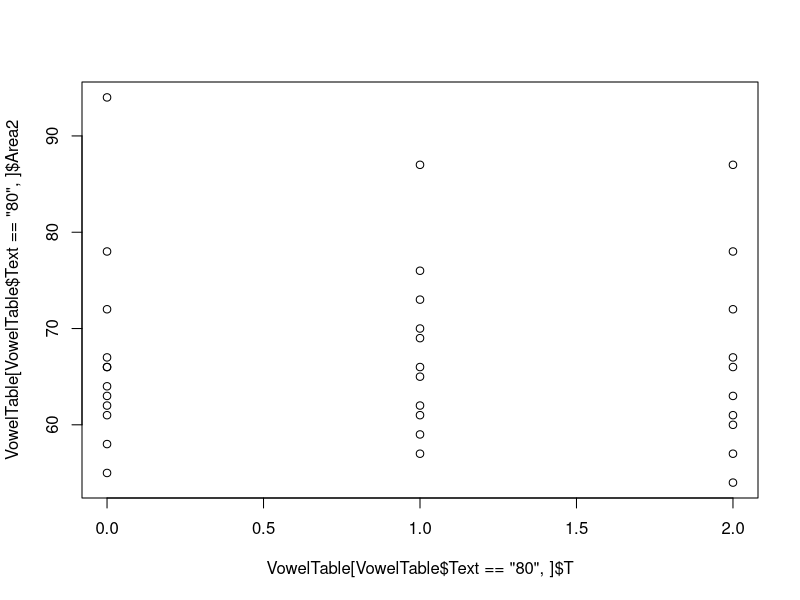
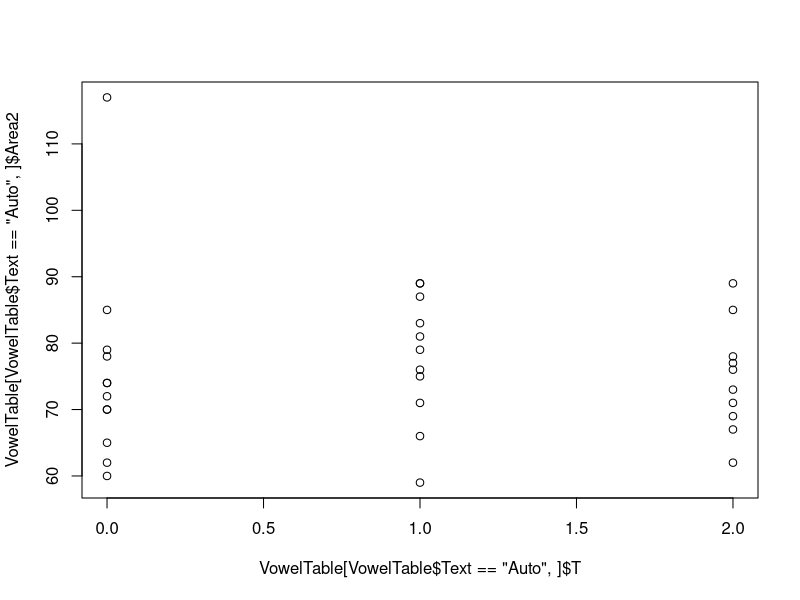

The R script that drew these images, in order: (Note: this script raises an error after producing the figures.)
# R
#
VowelTable <- read.table("area.tsv", header = TRUE, sep = "\t", na.strings = "-");
AverageVowels <- aggregate(cbind(Area1, Area2, N, i.dist, u.dist, a.dist, Duration, Intensity)~Speaker+Sex+Text+T, data=VowelTable, mean);
SdevVowels <- aggregate(cbind(Area1, Area2, N, i.dist, u.dist, a.dist, Duration, Intensity)~Speaker+Sex+Text+T, data=VowelTable, sd);

print("80 + Auto + Woorden")
analysisVowelVF<-lm(Area2 ~ Speaker+T+Text+Speaker*T+T*Text+Speaker*Text+Speaker*T*Text, data=VowelTable)
print(anova(analysisVowelVF))
print(summary.lm(analysisVowelVF))

print("80")
analysisVowelV<-lm(Area2 ~ Speaker+T+Speaker*T, data=VowelTable, subset=VowelTable$Text=="80")
print(anova(analysisVowelV))
print(summary.lm(analysisVowelV))

print("Auto")
analysisVowelF<-lm(Area2 ~ Speaker+T+Speaker*T, data=VowelTable, subset=VowelTable$Text=="Auto")
print(anova(analysisVowelF))
print(summary.lm(analysisVowelF))

print("Woorden")
analysisVowelF<-lm(Area2 ~ Speaker+T+Speaker*T, data=VowelTable, subset=VowelTable$Text=="Auto")
print(anova(analysisVowelF))
print(summary.lm(analysisVowelF))

# Box plot of averages by style
plot(VowelTable[VowelTable$Text=="80",]$T, VowelTable[VowelTable$Text=="80",]$Area2)
plot(VowelTable[VowelTable$Text=="Auto",]$T, VowelTable[VowelTable$Text=="Auto",]$Area2)
plot(VowelTable[VowelTable$Text=="woorden",]$T, VowelTable[VowelTable$Text=="Woorden",]$Area2)

plot(AverageVowels[AverageVowels$Text=="80",]$T, AverageVowels[AverageVowels$Text=="80",]$Area2)
plot(AverageVowels[AverageVowels$Text=="Auto",]$T, AverageVowels[AverageVowels$Text=="Auto",]$Area2)
plot(AverageVowels[AverageVowels$Text=="Woorden",]$T, AverageVowels[AverageVowels$Text=="Woorden",]$Area2)

plot(VowelTable$T, VowelTable$Area2)
